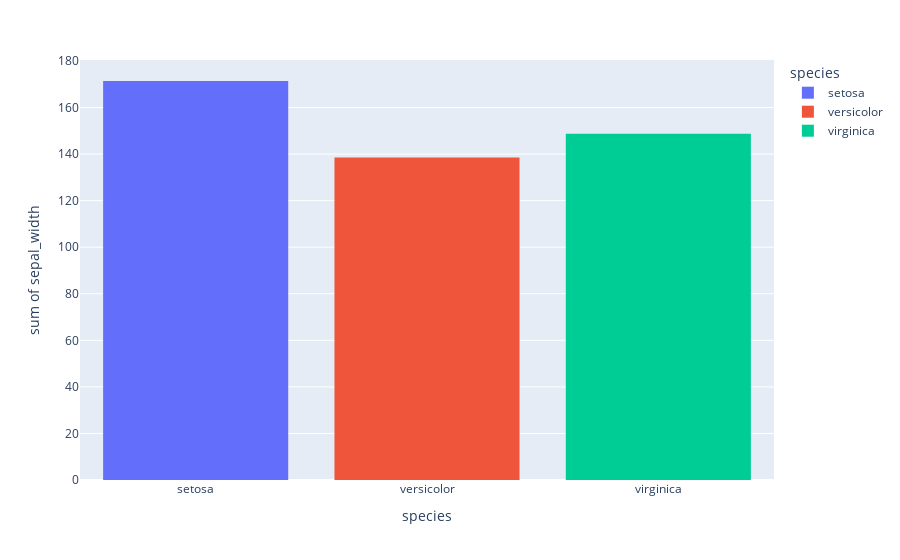

The code cell stored with this chart in its notebook:
### Code cell
#histogram:
fig6 = px.histogram(df,x='species',y='sepal_width',color='species')
fig6.show()

### Figure 1 — Plotly figure (JSON) as saved in the notebook; plotly's stock layout.template omitted (floating-point values rounded to 4 significant figures)
{"data": [{"bingroup": "x", "histfunc": "sum", "hovertemplate": "species=%{x}<br>sum of sepal_width=%{y}<extra></extra>", "legendgroup": "setosa", "marker": {"color": "#636efa", "pattern": {"shape": ""}}, "name": "setosa", "orientation": "v", "showlegend": true, "type": "histogram", "x": ["setosa", "setosa", "setosa", "setosa", "setosa", "setosa", "setosa", "setosa", "setosa", "setosa", "setosa", "setosa", "setosa", "setosa", "setosa", "setosa", "setosa", "setosa", "setosa", "setosa", "setosa", "setosa", "setosa", "setosa", "setosa", "setosa", "setosa", "setosa", "setosa", "setosa", "setosa", "setosa", "setosa", "setosa", "setosa", "setosa", "setosa", "setosa", "setosa", "setosa", "setosa", "setosa", "setosa", "setosa", "setosa", "setosa", "setosa", "setosa", "setosa", "setosa"], "xaxis": "x", "y": [3.5, 3.0, 3.2, 3.1, 3.6, 3.9, 3.4, 3.4, 2.9, 3.1, 3.7, 3.4, 3.0, 3.0, 4.0, 4.4, 3.9, 3.5, 3.8, 3.8, 3.4, 3.7, 3.6, 3.3, 3.4, 3.0, 3.4, 3.5, 3.4, 3.2, 3.1, 3.4, 4.1, 4.2, 3.1, 3.2, 3.5, 3.6, 3.0, 3.4, 3.5, 2.3, 3.2, 3.5, 3.8, 3.0, 3.8, 3.2, 3.7, 3.3], "yaxis": "y"}, {"bingroup": "x", "histfunc": "sum", "hovertemplate": "species=%{x}<br>sum of sepal_width=%{y}<extra></extra>", "legendgroup": "versicolor", "marker": {"color": "#EF553B", "pattern": {"shape": ""}}, "name": "versicolor", "orientation": "v", "showlegend": true, "type": "histogram", "x": ["versicolor", "versicolor", "versicolor", "versicolor", "versicolor", "versicolor", "versicolor", "versicolor", "versicolor", "versicolor", "versicolor", "versicolor", "versicolor", "versicolor", "versicolor", "versicolor", "versicolor", "versicolor", "versicolor", "versicolor", "versicolor", "versicolor", "versicolor", "versicolor", "versicolor", "versicolor", "versicolor", "versicolor", "versicolor", "versicolor", "versicolor", "versicolor", "versicolor", "versicolor", "versicolor", "versicolor", "versicolor", "versicolor", "versicolor", "versicolor", "versicolor", "versicolor", "versicolor", "versicolor", "versicolor", "versicolor", "versicolor", "versicolor", "versicolor", "versicolor"], "xaxis": "x", "y": [3.2, 3.2, 3.1, 2.3, 2.8, 2.8, 3.3, 2.4, 2.9, 2.7, 2.0, 3.0, 2.2, 2.9, 2.9, 3.1, 3.0, 2.7, 2.2, 2.5, 3.2, 2.8, 2.5, 2.8, 2.9, 3.0, 2.8, 3.0, 2.9, 2.6, 2.4, 2.4, 2.7, 2.7, 3.0, 3.4, 3.1, 2.3, 3.0, 2.5, 2.6, 3.0, 2.6, 2.3, 2.7, 3.0, 2.9, 2.9, 2.5, 2.8], "yaxis": "y"}, {"bingroup": "x", "histfunc": "sum", "hovertemplate": "species=%{x}<br>sum of sepal_width=%{y}<extra></extra>", "legendgroup": "virginica", "marker": {"color": "#00cc96", "pattern": {"shape": ""}}, "name": "virginica", "orientation": "v", "showlegend": true, "type": "histogram", "x": ["virginica", "virginica", "virginica", "virginica", "virginica", "virginica", "virginica", "virginica", "virginica", "virginica", "virginica", "virginica", "virginica", "virginica", "virginica", "virginica", "virginica", "virginica", "virginica", "virginica", "virginica", "virginica", "virginica", "virginica", "virginica", "virginica", "virginica", "virginica", "virginica", "virginica", "virginica", "virginica", "virginica", "virginica", "virginica", "virginica", "virginica", "virginica", "virginica", "virginica", "virginica", "virginica", "virginica", "virginica", "virginica", "virginica", "virginica", "virginica", "virginica", "virginica"], "xaxis": "x", "y": [3.3, 2.7, 3.0, 2.9, 3.0, 3.0, 2.5, 2.9, 2.5, 3.6, 3.2, 2.7, 3.0, 2.5, 2.8, 3.2, 3.0, 3.8, 2.6, 2.2, 3.2, 2.8, 2.8, 2.7, 3.3, 3.2, 2.8, 3.0, 2.8, 3.0, 2.8, 3.8, 2.8, 2.8, 2.6, 3.0, 3.4, 3.1, 3.0, 3.1, 3.1, 3.1, 2.7, 3.2, 3.3, 3.0, 2.5, 3.0, 3.4, 3.0], "yaxis": "y"}], "layout": {"barmode": "relative", "legend": {"title": {"text": "species"}, "tracegroupgap": 0}, "margin": {"t": 60}, "xaxis": {"anchor": "y", "categoryarray": ["setosa", "versicolor", "virginica"], "categoryorder": "array", "domain": [0, 1], "title": {"text": "species"}}, "yaxis": {"anchor": "x", "domain": [0, 1], "title": {"text": "sum of sepal_width"}}}}
